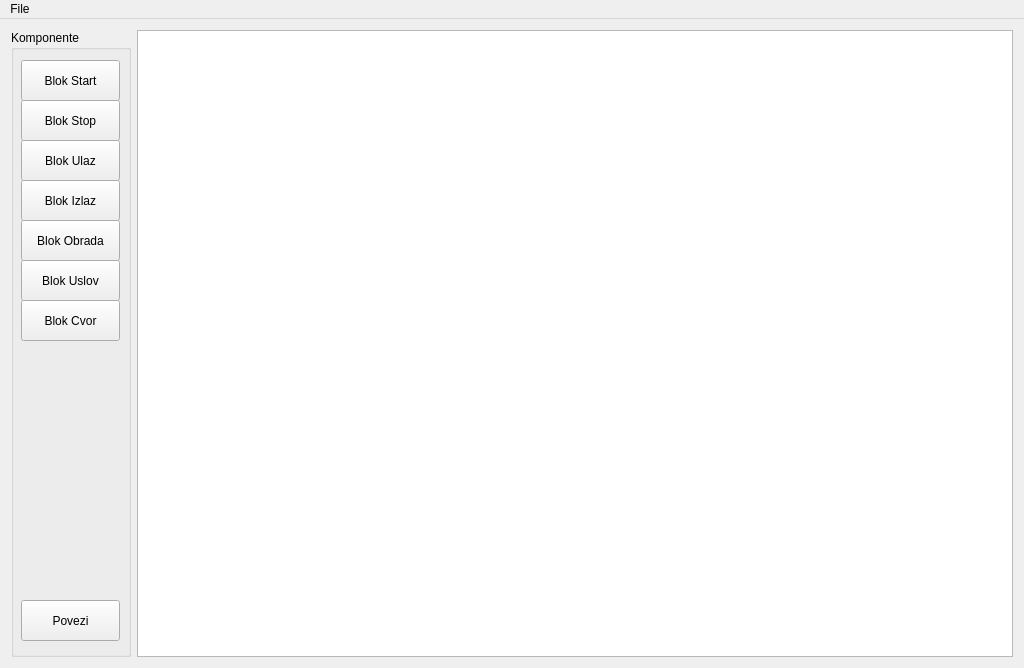
<?xml version="1.0" encoding="UTF-8"?>
<ui version="4.0">
 <class>Aplikacija</class>
 <widget class="QMainWindow" name="Aplikacija">
  <property name="geometry">
   <rect>
    <x>0</x>
    <y>0</y>
    <width>1024</width>
    <height>668</height>
   </rect>
  </property>
  <property name="windowTitle">
   <string>Algovertor v1.0</string>
  </property>
  <widget class="QWidget" name="centralWidget">
   <layout class="QHBoxLayout" name="horizontalLayout">
    <item>
     <widget class="QGroupBox" name="groupBox">
      <property name="minimumSize">
       <size>
        <width>120</width>
        <height>0</height>
       </size>
      </property>
      <property name="maximumSize">
       <size>
        <width>130</width>
        <height>16777215</height>
       </size>
      </property>
      <property name="title">
       <string>Komponente</string>
      </property>
      <widget class="QPushButton" name="pushButton">
       <property name="geometry">
        <rect>
         <x>10</x>
         <y>30</y>
         <width>99</width>
         <height>41</height>
        </rect>
       </property>
       <property name="text">
        <string>Blok Start</string>
       </property>
      </widget>
      <widget class="QPushButton" name="pushButton_2">
       <property name="geometry">
        <rect>
         <x>10</x>
         <y>570</y>
         <width>99</width>
         <height>41</height>
        </rect>
       </property>
       <property name="text">
        <string>Povezi</string>
       </property>
      </widget>
      <widget class="QPushButton" name="pushButton_3">
       <property name="geometry">
        <rect>
         <x>10</x>
         <y>70</y>
         <width>99</width>
         <height>41</height>
        </rect>
       </property>
       <property name="text">
        <string>Blok Stop</string>
       </property>
      </widget>
      <widget class="QPushButton" name="pushButton_4">
       <property name="geometry">
        <rect>
         <x>10</x>
         <y>110</y>
         <width>99</width>
         <height>41</height>
        </rect>
       </property>
       <property name="text">
        <string>Blok Ulaz</string>
       </property>
      </widget>
      <widget class="QPushButton" name="pushButton_5">
       <property name="geometry">
        <rect>
         <x>10</x>
         <y>150</y>
         <width>99</width>
         <height>41</height>
        </rect>
       </property>
       <property name="text">
        <string>Blok Izlaz</string>
       </property>
      </widget>
      <widget class="QPushButton" name="pushButton_6">
       <property name="geometry">
        <rect>
         <x>10</x>
         <y>190</y>
         <width>99</width>
         <height>41</height>
        </rect>
       </property>
       <property name="text">
        <string>Blok Obrada</string>
       </property>
      </widget>
      <widget class="QPushButton" name="pushButton_7">
       <property name="geometry">
        <rect>
         <x>10</x>
         <y>230</y>
         <width>99</width>
         <height>41</height>
        </rect>
       </property>
       <property name="text">
        <string>Blok Uslov</string>
       </property>
      </widget>
      <widget class="QPushButton" name="pushButton_8">
       <property name="geometry">
        <rect>
         <x>10</x>
         <y>270</y>
         <width>99</width>
         <height>41</height>
        </rect>
       </property>
       <property name="text">
        <string>Blok Cvor</string>
       </property>
      </widget>
     </widget>
    </item>
    <item>
     <widget class="QGraphicsView" name="graphicsView">
      <property name="backgroundBrush">
       <brush brushstyle="CrossPattern">
        <color alpha="255">
         <red>225</red>
         <green>225</green>
         <blue>225</blue>
        </color>
       </brush>
      </property>
     </widget>
    </item>
   </layout>
  </widget>
  <widget class="QMenuBar" name="menuBar">
   <property name="geometry">
    <rect>
     <x>0</x>
     <y>0</y>
     <width>1024</width>
     <height>25</height>
    </rect>
   </property>
   <widget class="QMenu" name="menuDatoteka">
    <property name="title">
     <string>File</string>
    </property>
    <widget class="QMenu" name="menuSacuvaj_dokument_kao">
     <property name="title">
      <string>Sacuvaj dokument kao</string>
     </property>
     <addaction name="actionSVG_slika"/>
    </widget>
    <addaction name="actionNovi_dokument"/>
    <addaction name="actionOtvori_dokument"/>
    <addaction name="actionSacuvaj"/>
    <addaction name="separator"/>
    <addaction name="actionSacuvaj_kod"/>
    <addaction name="menuSacuvaj_dokument_kao"/>
    <addaction name="separator"/>
    <addaction name="actionIzlaz"/>
   </widget>
   <addaction name="menuDatoteka"/>
  </widget>
  <action name="actionSacuvaj">
   <property name="text">
    <string>Sacuvaj dokument</string>
   </property>
  </action>
  <action name="actionOtvori_dokument">
   <property name="text">
    <string>Otvori dokument</string>
   </property>
  </action>
  <action name="actionNovi_dokument">
   <property name="text">
    <string>Novi dokument</string>
   </property>
  </action>
  <action name="actionSacuvaj_kod">
   <property name="text">
    <string>Sacuvaj kod</string>
   </property>
  </action>
  <action name="actionSVG_slika">
   <property name="text">
    <string>SVG slika</string>
   </property>
  </action>
  <action name="actionIzlaz">
   <property name="text">
    <string>Izlaz</string>
   </property>
  </action>
 </widget>
 <layoutdefault spacing="6" margin="11"/>
 <resources/>
 <connections/>
</ui>
